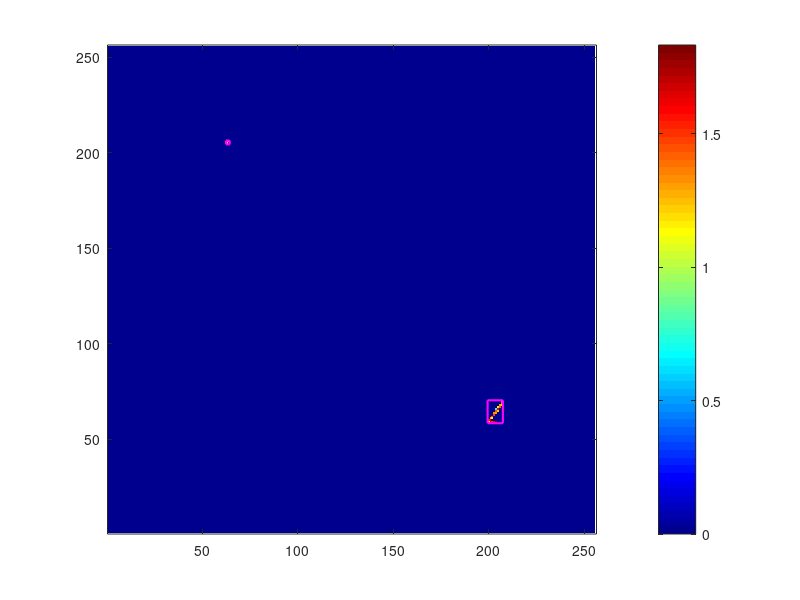

Write the MATLAB code that produced this figure.
% code preparing the data for network training
clc; clear; close all;

% let's try everything for a random frame
data = load('matlab_processed_files/filtered_totMaps_4001_6000.mat');
i = 4424;
frame_name = sprintf('filtered_totMap_%d', i);
A = log10(data.(frame_name));
imagesc(A); 
axis image;             % avoid distortion
axis xy;                % y increases upward
colorbar; 
colormap("jet")
hold on

% extracting the regionprops (event's properties)
mask = A>0;
L = bwlabel(mask, 8);
stats = regionprops(L, 'All');

for k = 1:length(stats)
    rectangle('Position', stats(k).BoundingBox, 'EdgeColor', 'magenta', 'LineWidth', 1.5);
    hold on
end